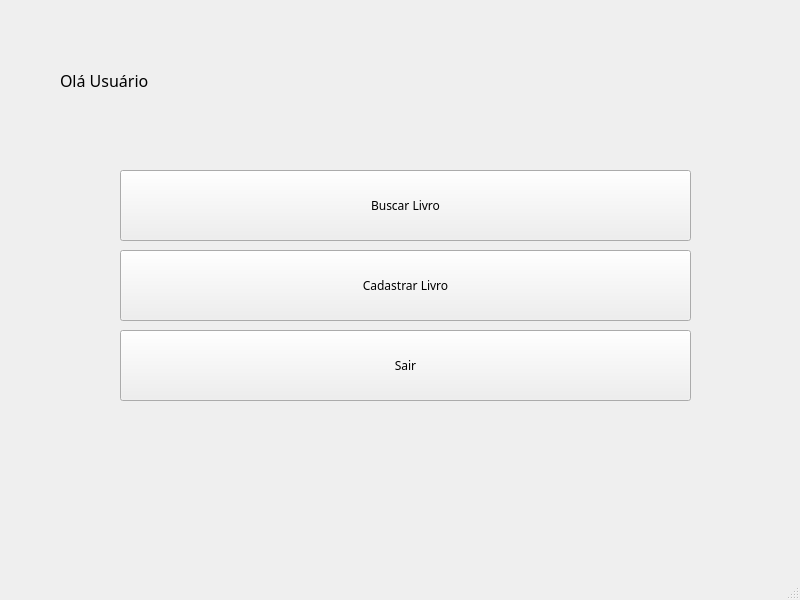
<?xml version="1.0" encoding="UTF-8"?>
<ui version="4.0">
 <class>MainWindow</class>
 <widget class="QMainWindow" name="MainWindow">
  <property name="geometry">
   <rect>
    <x>0</x>
    <y>0</y>
    <width>800</width>
    <height>600</height>
   </rect>
  </property>
  <property name="font">
   <font>
    <family>Miriam CLM</family>
   </font>
  </property>
  <property name="windowTitle">
   <string>MainWindow</string>
  </property>
  <widget class="QWidget" name="centralwidget">
   <widget class="QLabel" name="boasvindas">
    <property name="geometry">
     <rect>
      <x>60</x>
      <y>70</y>
      <width>131</width>
      <height>21</height>
     </rect>
    </property>
    <property name="font">
     <font>
      <family>Miriam CLM</family>
      <pointsize>12</pointsize>
     </font>
    </property>
    <property name="text">
     <string>Olá Usuário</string>
    </property>
   </widget>
   <widget class="QPushButton" name="buscarlivro">
    <property name="geometry">
     <rect>
      <x>120</x>
      <y>170</y>
      <width>571</width>
      <height>71</height>
     </rect>
    </property>
    <property name="text">
     <string>Buscar Livro</string>
    </property>
   </widget>
   <widget class="QPushButton" name="cadastrarlivro">
    <property name="geometry">
     <rect>
      <x>120</x>
      <y>250</y>
      <width>571</width>
      <height>71</height>
     </rect>
    </property>
    <property name="text">
     <string>Cadastrar Livro</string>
    </property>
   </widget>
   <widget class="QPushButton" name="sair">
    <property name="geometry">
     <rect>
      <x>120</x>
      <y>330</y>
      <width>571</width>
      <height>71</height>
     </rect>
    </property>
    <property name="text">
     <string>Sair</string>
    </property>
   </widget>
  </widget>
  <widget class="QMenuBar" name="menubar">
   <property name="geometry">
    <rect>
     <x>0</x>
     <y>0</y>
     <width>800</width>
     <height>29</height>
    </rect>
   </property>
  </widget>
  <widget class="QStatusBar" name="statusbar"/>
 </widget>
 <resources/>
 <connections/>
</ui>
